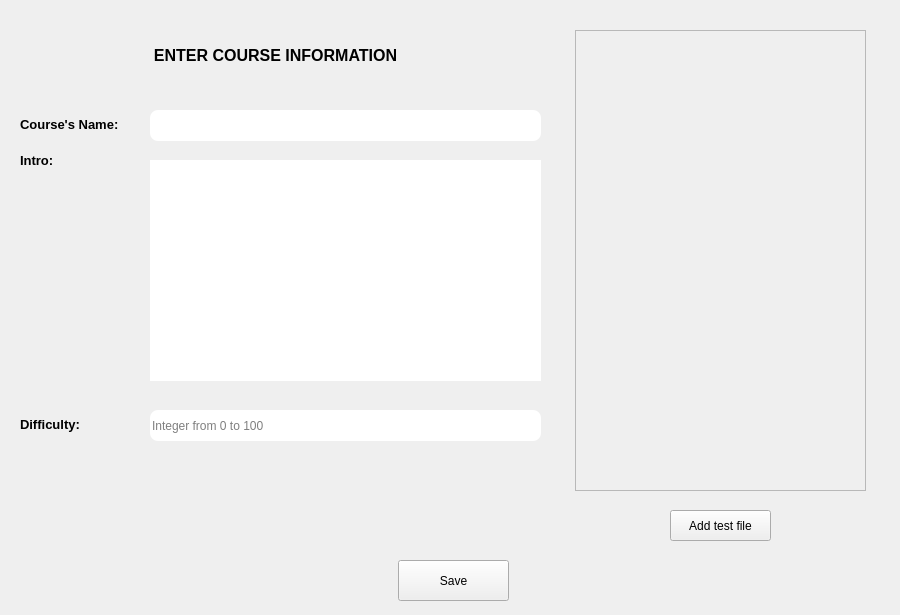
<?xml version="1.0" encoding="UTF-8"?>
<ui version="4.0">
 <class>AddCourseUI</class>
 <widget class="QWidget" name="AddCourseUI">
  <property name="geometry">
   <rect>
    <x>0</x>
    <y>0</y>
    <width>900</width>
    <height>615</height>
   </rect>
  </property>
  <property name="windowTitle">
   <string>Form</string>
  </property>
  <widget class="QFrame" name="frame">
   <property name="geometry">
    <rect>
     <x>575</x>
     <y>30</y>
     <width>291</width>
     <height>461</height>
    </rect>
   </property>
   <property name="frameShape">
    <enum>QFrame::StyledPanel</enum>
   </property>
   <property name="frameShadow">
    <enum>QFrame::Raised</enum>
   </property>
  </widget>
  <widget class="QPushButton" name="pushButton">
   <property name="geometry">
    <rect>
     <x>670</x>
     <y>510</y>
     <width>101</width>
     <height>31</height>
    </rect>
   </property>
   <property name="text">
    <string>Add test file</string>
   </property>
  </widget>
  <widget class="QPushButton" name="pushButton_2">
   <property name="geometry">
    <rect>
     <x>398</x>
     <y>560</y>
     <width>111</width>
     <height>41</height>
    </rect>
   </property>
   <property name="text">
    <string>Save</string>
   </property>
  </widget>
  <widget class="QLabel" name="label">
   <property name="geometry">
    <rect>
     <x>90</x>
     <y>30</y>
     <width>371</width>
     <height>51</height>
    </rect>
   </property>
   <property name="font">
    <font>
     <family>Segoe UI</family>
     <pointsize>12</pointsize>
     <bold>true</bold>
    </font>
   </property>
   <property name="text">
    <string>ENTER COURSE INFORMATION</string>
   </property>
   <property name="alignment">
    <set>Qt::AlignCenter</set>
   </property>
  </widget>
  <widget class="QLabel" name="label_2">
   <property name="geometry">
    <rect>
     <x>20</x>
     <y>104</y>
     <width>111</width>
     <height>41</height>
    </rect>
   </property>
   <property name="font">
    <font>
     <pointsize>10</pointsize>
     <bold>true</bold>
    </font>
   </property>
   <property name="text">
    <string>Course's Name:</string>
   </property>
  </widget>
  <widget class="QLabel" name="label_3">
   <property name="geometry">
    <rect>
     <x>20</x>
     <y>140</y>
     <width>91</width>
     <height>41</height>
    </rect>
   </property>
   <property name="font">
    <font>
     <pointsize>10</pointsize>
     <bold>true</bold>
    </font>
   </property>
   <property name="text">
    <string>Intro:</string>
   </property>
  </widget>
  <widget class="QLabel" name="label_5">
   <property name="geometry">
    <rect>
     <x>20</x>
     <y>404</y>
     <width>91</width>
     <height>41</height>
    </rect>
   </property>
   <property name="font">
    <font>
     <pointsize>10</pointsize>
     <bold>true</bold>
    </font>
   </property>
   <property name="text">
    <string>Difficulty:</string>
   </property>
  </widget>
  <widget class="QLineEdit" name="name">
   <property name="geometry">
    <rect>
     <x>150</x>
     <y>110</y>
     <width>391</width>
     <height>31</height>
    </rect>
   </property>
   <property name="styleSheet">
    <string notr="true">QLineEdit {
	border-radius: 8px;
	border: 0px;
}</string>
   </property>
   <property name="placeholderText">
    <string/>
   </property>
  </widget>
  <widget class="QTextEdit" name="intro">
   <property name="geometry">
    <rect>
     <x>150</x>
     <y>160</y>
     <width>391</width>
     <height>221</height>
    </rect>
   </property>
   <property name="styleSheet">
    <string notr="true">QTextEdit {
	border-radius: 8px;
	border: 0px;
}</string>
   </property>
  </widget>
  <widget class="QLineEdit" name="diff">
   <property name="geometry">
    <rect>
     <x>150</x>
     <y>410</y>
     <width>391</width>
     <height>31</height>
    </rect>
   </property>
   <property name="styleSheet">
    <string notr="true">QLineEdit {
	border-radius: 8px;
	border: 0px;
}</string>
   </property>
   <property name="placeholderText">
    <string>Integer from 0 to 100</string>
   </property>
  </widget>
 </widget>
 <resources/>
 <connections/>
</ui>
